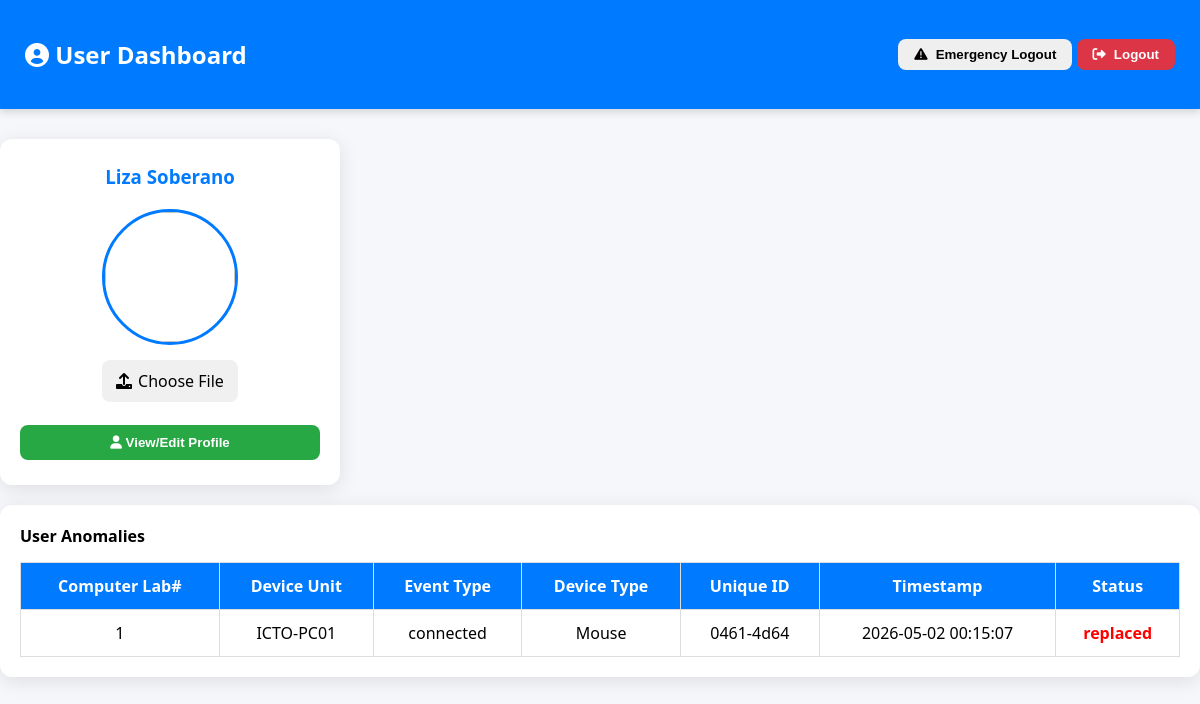
The app's page /student_dashboard (signed in), older data.
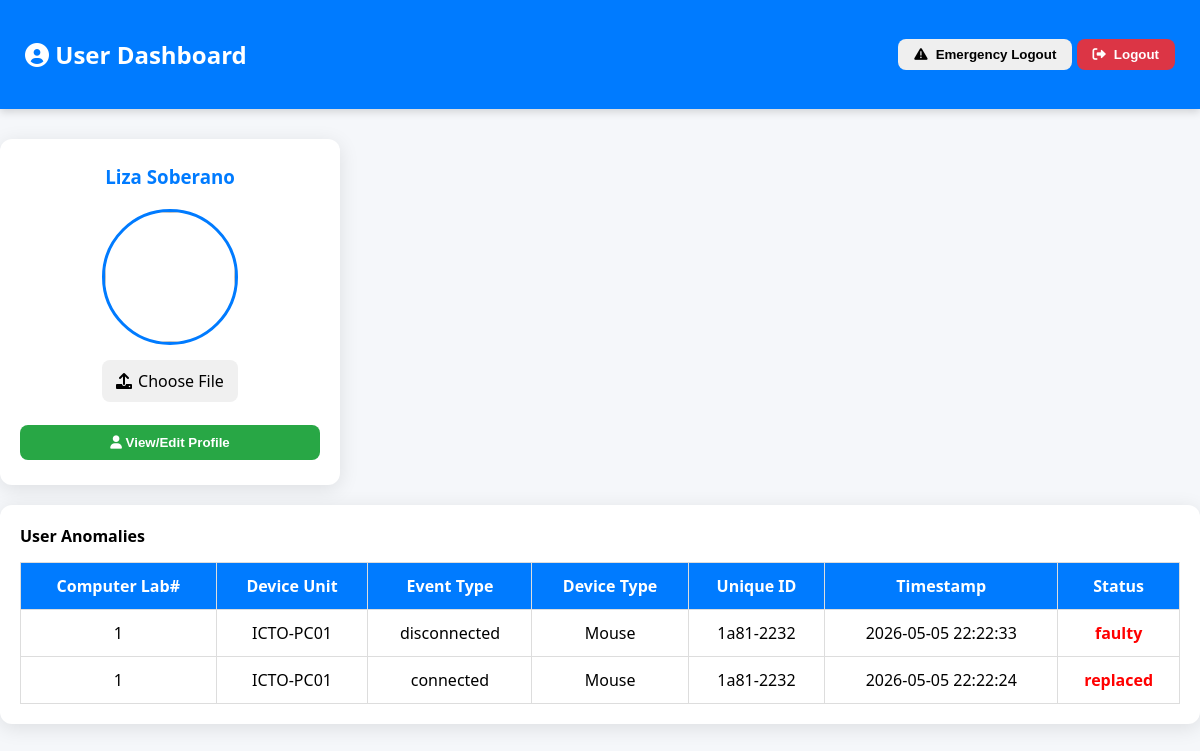
The same page, newer data.
### tables this page shows
CREATE TABLE users (
    id INTEGER PRIMARY KEY AUTOINCREMENT,
    username TEXT NOT NULL UNIQUE,
    name TEXT NOT NULL,
    password TEXT NOT NULL,
    grade TEXT,
    section TEXT,
    remarks TEXT,
    role TEXT NOT NULL,
    status TEXT NOT NULL 
, created_at TEXT, email TEXT, contact TEXT, profile_pic TEXT, force_logout INTEGER DEFAULT 0);

CREATE TABLE peripheral_alerts (
id INTEGER PRIMARY KEY AUTOINCREMENT,
serial_number TEXT, 
alert_type TEXT, 
timestamp TEXT, 
device_name TEXT, 
location TEXT, 
event_type TEXT, 
device_type TEXT, 
user_id TEXT, deleted INTEGER DEFAULT 0, serial_no TEXT);

### app.py (the view, shortened to what this page needs)
@app.route("/student_dashboard")
def student_dashboard():
    username = session.get("username")
    login_time = session.get("login_time", int(time.time()))
    if not username:
        return redirect(url_for("login"))
    with sqlite3.connect(DB_FILE) as conn:
        conn.row_factory = sqlite3.Row
        cur = conn.cursor()
        cur.execute("""
            SELECT username, name, email, grade, section, contact, profile_pic
            FROM users
            WHERE username = ?
        """, (username,))
        student = cur.fetchone()
        cur.execute("""
            UPDATE student_notifications
            SET is_read = 1
            WHERE student_id = ?
              AND is_read = 0
        """, (username,))
        conn.commit()
        cur.execute("""
            SELECT pc_tag
            FROM active_sessions
            WHERE student_id = ?
            ORDER BY datetime(login_time) DESC
            LIMIT 1
        """, (username,))
        active_pc = cur.fetchone()
        current_pc_tag = active_pc["pc_tag"] if active_pc else None
        if current_pc_tag:
            cur.execute("""
                SELECT
                    a.location,
                    a.device_name,
                    a.event_type,
                    a.device_type,
                    COALESCE(p.unique_id, a.serial_number) AS unique_id,
                    a.timestamp,
                    a.alert_type,
                    a.deleted
                FROM peripheral_alerts a
                LEFT JOIN peripherals p
                    ON a.serial_number = p.serial_number
                WHERE a.deleted = 0
                  AND (
                        a.user_id = ?
                        OR a.device_name = ?
                      )
                ORDER BY datetime(a.timestamp) DESC
            """, (username, current_pc_tag))
        anomalies = cur.fetchall()
        cur.execute("""
            SELECT status
            FROM emergency_logout_requests
            WHERE student_id = ?
            ORDER BY id DESC
            LIMIT 1
        """, (username,))
        req = cur.fetchone()
        if req:
            if req["status"] == "approved":
                flash("Your emergency logout request was approved!", "success")
            elif req["status"] == "declined":
                flash("Your emergency logout request was declined.", "error")
    return render_template(
        "student_dashboard.html",
        student=student,
        anomalies=anomalies,
        login_time=login_time
    )

### templates/student_dashboard.html (shortened to what this page needs)
<!DOCTYPE html>
<html lang="en">
<head>
<link rel="stylesheet" href="https://cdnjs.cloudflare.com/ajax/libs/font-awesome/6.0.0/css/all.min.css"/>
<link rel="stylesheet" href="https://cdnjs.cloudflare.com/ajax/libs/cropperjs/1.5.12/cropper.min.css">
</head>
<body>
<header>
    <h2><i class="fa fa-user-circle"></i> User Dashboard</h2>
    <div>
        <button class="danger" onclick="requestEmergencyLogout()"><i class="fas fa-exclamation-triangle"></i> Emergency Logout</button>
        <form style="display:inline;" action="/user/logout" method="get">
            <button type="submit" class="logout"><i class="fas fa-sign-out-alt"></i> Logout</button>
        </form>
    </div>
</header>
<div class="main-content">
    <div class="profile-card">
        <h3>{{ student[1] }}</h3>
        <img src="{{ student[6] if student[6] else '/static/default.png' }}" class="profile-pic">
        <form class="upload-form" enctype="multipart/form-data">
            <label for="profilePicInput" class="file-label"><i class="fas fa-upload"></i> Choose File</label>
        </form>
        <button class="success" onclick="openModal('profileModal')"><i class="fas fa-user"></i> View/Edit Profile</button>
    </div>
    <div class="table-container">
        <h4>User Anomalies</h4>
        <table>
            <thead>
                <tr>
                    <th>Computer Lab#</th>
                    <th>Device Unit</th>
                    <th>Event Type</th>
                    <th>Device Type</th>
                    <th>Unique ID</th>
                    <th>Timestamp</th>
                    <th>Status</th>
                </tr>
            </thead>
            <tbody>
                {% if anomalies %}
                    {% for anomaly in anomalies %}
                    <tr>
                        <td>{{ anomaly.location or 'N/A' }}</td>
                        <td>{{ anomaly.device_name or 'N/A' }}</td>
                        <td>{{ anomaly.event_type or 'N/A' }}</td>
                        <td>{{ anomaly.device_type or 'N/A' }}</td>
                        <td>{{ anomaly.unique_id or 'N/A' }}</td>
                        <td>{{ anomaly.timestamp or 'N/A' }}</td>
                        <td>
                            {% if anomaly.alert_type %}
                                <span class="status-free">{{ anomaly.alert_type }}</span>
                            {% elif anomaly.deleted == 0 %}
                                <span class="status-free">Pending</span>
                            {% elif anomaly.deleted == 1 %}
                                <span class="status-used">Cleared</span>
                            {% else %}
                                <span class="status-unknown">Unknown</span>
                            {% endif %}
                        </td>
                    </tr>
                    {% endfor %}
                {% else %}
                    <tr>
                        <td colspan="7">No anomalies found.</td>
                    </tr>
                {% endif %}
            </tbody>
        </table>
    </div>
</div>
</body>
</html>

### templates/student_dashboard.html (style rules this page uses)
body { font-family: 'Segoe UI', sans-serif; background: #f5f7fa; margin: 0; padding: 0; }
h3, h4 { margin: 0 0 15px 0; }
header { background: #007bff; color: #fff; padding: 18px 25px; display: flex; justify-content: space-between; align-items: center; box-shadow: 0 3px 8px rgba(0,0,0,0.15); }
header h2 { font-size: 24px; }
header button { padding: 8px 16px; border: none; border-radius: 8px; cursor: pointer; font-weight: 600; display: inline-flex; align-items: center; gap: 8px; transition: 0.25s; }
button.logout { background: #dc3545; color: #fff; }
.main-content { display: flex; gap: 20px; max-width: 1500px; margin: 30px auto; flex-wrap: wrap; }
.profile-card { flex: 0 0 300px; background: #fff; border-radius: 12px; padding: 25px 20px; box-shadow: 0 4px 20px rgba(0,0,0,0.1); text-align:center; }
.profile-pic { width: 130px; height: 130px; border-radius: 50%; object-fit: cover; border: 3px solid #007bff; margin-bottom: 15px; }
.profile-card h3 { color: #007bff; margin-bottom: 20px; }
.upload-form { display:flex; flex-direction: column; align-items: center; gap: 12px; margin-bottom: 15px; }
.file-label { display: inline-flex; align-items: center; gap: 6px; background: #f0f0f0; padding: 10px 14px; border-radius: 8px; cursor: pointer; font-weight: 500; transition: 0.2s; }
.profile-card button { width: 100%; margin-top: 8px; padding: 10px 0; border-radius: 8px; font-weight: 600; border: none; cursor: pointer; transition: 0.2s; }
.profile-card button.success { background: #28a745; color: #fff; }
.table-container { flex: 1 1 auto; background: #fff; border-radius: 12px; padding: 20px; box-shadow: 0 4px 20px rgba(0,0,0,0.1); overflow-x: auto; }
table { width: 100%; border-collapse: collapse; }
table th, table td { padding: 12px 10px; border: 1px solid #ddd; text-align: center; }
table th { background: #007bff; color: white; }
.status-free { color: red; font-weight: bold; }

Row changes from the older to the newer data that the page shows:
no longer on this page (row edited): peripheral_alerts: location "1", device_name "ICTO-PC01", event_type "connected", device_type "Mouse", serial_number "0461-4d64", timestamp "2026-05-02 00:15:07", alert_type "replaced"
added peripheral_alerts: location "1", device_name "ICTO-PC01", event_type "disconnected", device_type "Mouse", serial_number "1a81-2232", timestamp "2026-05-05 22:22:33", alert_type "faulty"
added peripheral_alerts: location "1", device_name "ICTO-PC01", event_type "connected", device_type "Mouse", serial_number "1a81-2232", timestamp "2026-05-05 22:22:24", alert_type "replaced"
